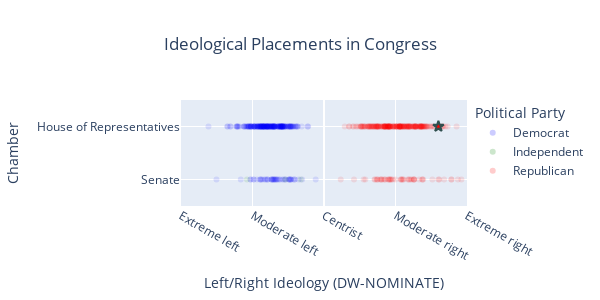

Here is the notebook cell this chart was saved with:
### Code cell
def ideograph(b):
    ideo2 = ideo_df.query(f"bioguideid == '{b}'")
    
    fig = px.scatter(ideo_df, x='ideology', y='chamber', color='party',
                     color_discrete_map={'Republican': 'red',
                                         'Democrat': 'blue',
                                         'Independent': 'green'},
                     height=300, width=600,
                     labels={'ideology':'Left/Right Ideology (DW-NOMINATE)', 
                            'chamber':'Chamber',
                            'party': 'Political Party'},
                     hover_name = 'namedistrict',
                     hover_data=['party'],
                     title = 'Ideological Placements in Congress',
                    opacity = .1)
    
     
    
    fig.update(layout=dict(title=dict(x=0.5)))
    fig.update_yaxes(range=(-0.5, 1.5), tickvals=[0, 1],
                    ticktext = ['Senate', 'House of Representatives'])
    fig.update_xaxes(range=(-1,1), tickvals=[-1, -.5, 0, .5, 1],
                    ticktext = ['Extreme left', 'Moderate left', 'Centrist', 'Moderate right', 'Extreme right'])
    
     
    
    fig.add_traces(
        px.scatter(ideo2, x='ideology', y='chamber', color='party',
                     color_discrete_map={'Republican': 'red',
                                         'Democrat': 'blue',
                                         'Independent': 'green'},
                     height=300, width=600,
                     labels={'ideology':'Left/Right Ideology (DW-NOMINATE)', 
                            'chamber':'Chamber',
                            'party': 'Political Party'},
                     hover_name = 'namedistrict',
                     hover_data=['party'],
                     title = 'Ideological Placements in Congress').update_traces(marker=dict(size=8, symbol="star", line=dict(width=2, color="DarkSlateGrey")),
                                                                                showlegend=False).data
    )
    
     
    
    
    return [fig]

### Figure 1 — Plotly figure (JSON) as saved in the notebook; plotly's stock layout.template omitted (floating-point values rounded to 4 significant figures; data arrays with more than 128 entries replaced by an {"elided": "..."} marker saying what was removed)
{"data": [{"customdata": {"elided": "258x1 str values"}, "hovertemplate": "<b>%{hovertext}</b><br><br>Political Party=%{customdata[0]}<br>Left/Right Ideology (DW-NOMINATE)=%{x}<br>Chamber=%{y}<extra></extra>", "hovertext": {"elided": "258 str values"}, "legendgroup": "Democrat", "marker": {"color": "blue", "opacity": 0.1, "symbol": "circle"}, "mode": "markers", "name": "Democrat", "orientation": "h", "showlegend": true, "type": "scatter", "x": {"elided": "258 float values"}, "xaxis": "x", "y": {"elided": "258 str values"}, "yaxis": "y"}, {"customdata": [["Independent"], ["Independent"], ["Independent"]], "hovertemplate": "<b>%{hovertext}</b><br><br>Political Party=%{customdata[0]}<br>Left/Right Ideology (DW-NOMINATE)=%{x}<br>Chamber=%{y}<extra></extra>", "hovertext": ["Bernard Sanders (Vermont)", "Kyrsten Sinema (Arizona)", "Angus S. King Jr. (Maine)"], "legendgroup": "Independent", "marker": {"color": "green", "opacity": 0.1, "symbol": "circle"}, "mode": "markers", "name": "Independent", "orientation": "h", "showlegend": true, "type": "scatter", "x": [-0.539, -0.271, -0.162], "xaxis": "x", "y": ["Senate", "Senate", "Senate"], "yaxis": "y"}, {"customdata": {"elided": "269x1 str values"}, "hovertemplate": "<b>%{hovertext}</b><br><br>Political Party=%{customdata[0]}<br>Left/Right Ideology (DW-NOMINATE)=%{x}<br>Chamber=%{y}<extra></extra>", "hovertext": {"elided": "269 str values"}, "legendgroup": "Republican", "marker": {"color": "red", "opacity": 0.1, "symbol": "circle"}, "mode": "markers", "name": "Republican", "orientation": "h", "showlegend": true, "type": "scatter", "x": {"elided": "269 float values"}, "xaxis": "x", "y": {"elided": "269 str values"}, "yaxis": "y"}, {"customdata": [["Republican"]], "hovertemplate": "<b>%{hovertext}</b><br><br>Political Party=%{customdata[0]}<br>Left/Right Ideology (DW-NOMINATE)=%{x}<br>Chamber=%{y}<extra></extra>", "hovertext": ["Bob Good (Virginia-5)"], "legendgroup": "Republican", "marker": {"color": "red", "line": {"color": "DarkSlateGrey", "width": 2}, "size": 8, "symbol": "star"}, "mode": "markers", "name": "Republican", "orientation": "h", "showlegend": false, "type": "scatter", "x": [0.8], "xaxis": "x", "y": ["House of Representatives"], "yaxis": "y"}], "layout": {"height": 300, "legend": {"title": {"text": "Political Party"}, "tracegroupgap": 0}, "title": {"text": "Ideological Placements in Congress", "x": 0.5}, "width": 600, "xaxis": {"anchor": "y", "domain": [0, 1], "range": [-1, 1], "ticktext": ["Extreme left", "Moderate left", "Centrist", "Moderate right", "Extreme right"], "tickvals": [-1, -0.5, 0, 0.5, 1], "title": {"text": "Left/Right Ideology (DW-NOMINATE)"}}, "yaxis": {"anchor": "x", "domain": [0, 1], "range": [-0.5, 1.5], "ticktext": ["Senate", "House of Representatives"], "tickvals": [0, 1], "title": {"text": "Chamber"}}}}
